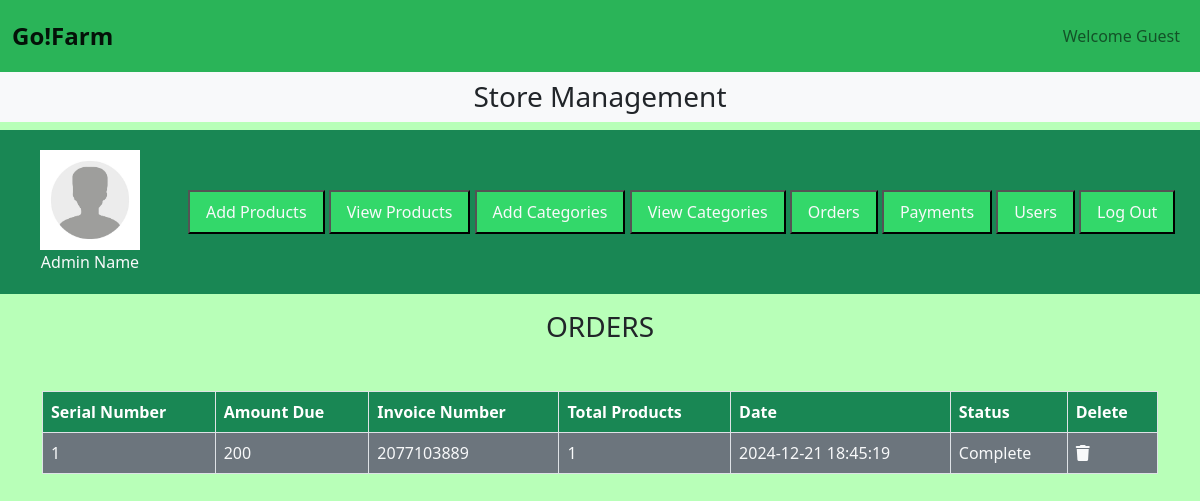
The app's page /GoFarm/admin/index.php?list_orders with its own data.
### tables this page shows
CREATE TABLE `user_orders` (
  `order_id` int(11) NOT NULL,
  `user_id` int(11) NOT NULL,
  `amount_due` int(255) NOT NULL,
  `invoice_number` int(255) NOT NULL,
  `total_products` int(255) NOT NULL,
  `order_date` timestamp NOT NULL DEFAULT current_timestamp() ON UPDATE current_timestamp(),
  `order_status` varchar(255) NOT NULL
);

### GoFarm/admin/list_orders.php (the view, shortened to what this page needs)
<?php
include_once('../includes/connect.php');
?>
<h3 class="text-center">ORDERS</h3>
<table class="table table-bordered mt-5">
    <thead class="bg-success text-white">
    <?php
    $get_orders="select * from `user_orders`";
    $result=mysqli_query($con, $get_orders);
    $row_count=mysqli_num_rows($result);
    echo "<tr>
                <th>Serial Number</th>
                <th>Amount Due</th>
                <th>Invoice Number</th>
                <th>Total Products</th>
                <th>Date</th>
                <th>Status</th>
                <th>Delete</th>
            </tr>
    </thead>
    <tbody class='bg-secondary text-light'>";
    if($row_count==0){
        echo "<h2 class='bg-danger text-center mt-5'>No Orders to display</h2>";
    }else{
        $number=0;
        while($row_data=mysqli_fetch_assoc($result)){
            $order_id=$row_data['order_id'];
            $amount_due=$row_data['amount_due'];
            $invoice_number=$row_data['invoice_number'];
            $total_products=$row_data['total_products'];
            $order_date=$row_data['order_date'];
            $order_status=$row_data['order_status'];
            $number++;
            echo"
                <tr>
                    <td>$number</td>
                    <td>$amount_due</td>
                    <td>$invoice_number</td>
                    <td>$total_products</td>
                    <td>$order_date</td>
                    <td>$order_status</td>
                    <td><a href='?delete_order=<?php echo $order_id; ?>' class='text-light'><i class='fa-solid fa-trash'></i></td>
                </tr>";
        }
    }
    ?>
    </tbody>
</table>

### GoFarm/admin/admin.css (style rules this page uses)
* { margin: 0; padding: 0; box-sizing: border-box; }
body { background: rgb(184, 255, 184); }

### records on screen
user_orders: amount_due "200", invoice_number "2077103889", total_products "1", order_date "2024-12-21 18:45:19", order_status "Complete"
